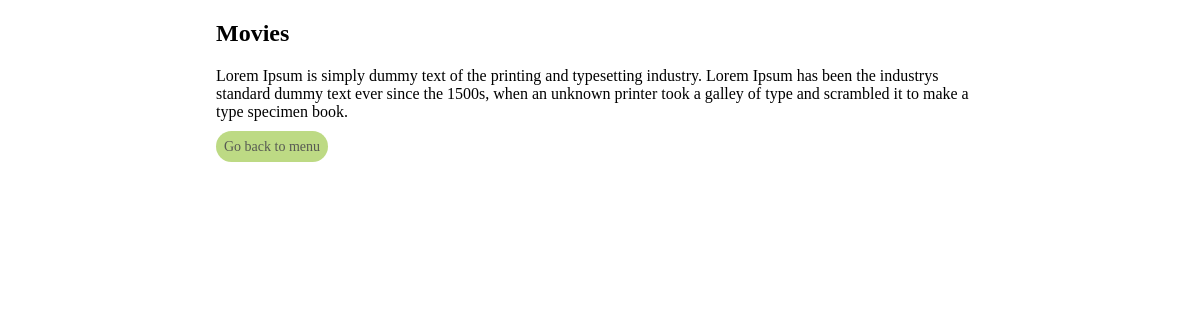
The page /view.php?id=1 (signed in) on the database its author committed.
### tables this page shows
CREATE TABLE `categories` (
  `id` bigint(20) NOT NULL,
  `parent_id` bigint(20) NOT NULL,
  `title` varchar(64) NOT NULL,
  `description` text NOT NULL
);

### Controllers/CategoryController.php (called while the page is built, shortened)
<?php
require_once('Helpers/SqlHelper.php');
class CategoryController
{
    public function createCategoryFromRequest(array &$response) {
        $keys = array_keys($response);
        $newCategory = new Category();
        foreach ($keys as $key) {
            if (property_exists($newCategory, $key)) {
                $newCategory->{$key} = $response[$key];
            }
        }
        return $newCategory;
    }
}
?>

### Helpers/SqlHelper.php (called while the page is built, shortened)
<?php
class SqlHelper
{
    private $connection;
    public function createConnection()
    {
        $connection = new mysqli(
            Config::SQL_HOST,
            Config::SQL_USERNAME,
            Config::SQL_PASSWORD,
            Config::SQL_SCHEMA
        );
        $this->connection = $connection;
    }
    public function getCategoryById(int $id)
    {
        $query = $this->connection->prepare(
            sprintf('SELECT * FROM %s WHERE id=?', Config::SQL_TABLE_CATEGORIES)
        );
        $query->bind_param('i',$id);
        $query->execute();
        $result = $query->get_result();
        return $result->fetch_assoc();
    }
}

### view.php (the view, shortened to what this page needs)
<?php
    include('Helpers/SqlHelper.php');
    include('Controllers/CategoryController.php');
    $categoryController = new \Controllers\CategoryController();
    $sqlHelper = new \Helpers\SqlHelper();
    $category_object = null;
    if(isset($_GET["id"])) {
        $category = $sqlHelper->getCategoryById($_GET["id"]);
        $category_object = $categoryController->createCategoryFromRequest($category);
    }
?>
<!DOCTYPE html>
<html lang="en">
<head>
    <link rel="stylesheet" href="/style.css">
</head>
<body>
    <div class="page-wrapper">
        <h2 class="category-title">
            <?php
                if($category_object) {
                    echo $category_object->title;
                }
             ?>
        </h2>
        <p class="category-description">
            <?php
                if($category_object) {
                    echo $category_object->description;
                }
             ?>
        </p>
        <a class="button link back-link" href="/index.php">Go back to menu</a>
    </div>
</body>
</html>

### style.css (style rules this page uses)
.page-wrapper { max-width: 768px; width: 100%; margin: 0 auto; text-align: left; }
.button.login, .button.link { padding: 8px; font-size: 14px; font-weight: 300; background: rgb(189, 218, 132); color: rgb(87, 90, 83); border: none; border-radius: 40px; max-width: 100px; width: 100%; text-decoration: none; cursor: pointer; }

### rows shown on the page
categories: title "Movies", description "Lorem Ipsum is simply dummy text of the printing and typesetting industry. Lorem Ipsum has been the industrys standard dummy text ever since the 1500s, when an unknown printer took a galley of type and scrambled it to make a type specimen book."
